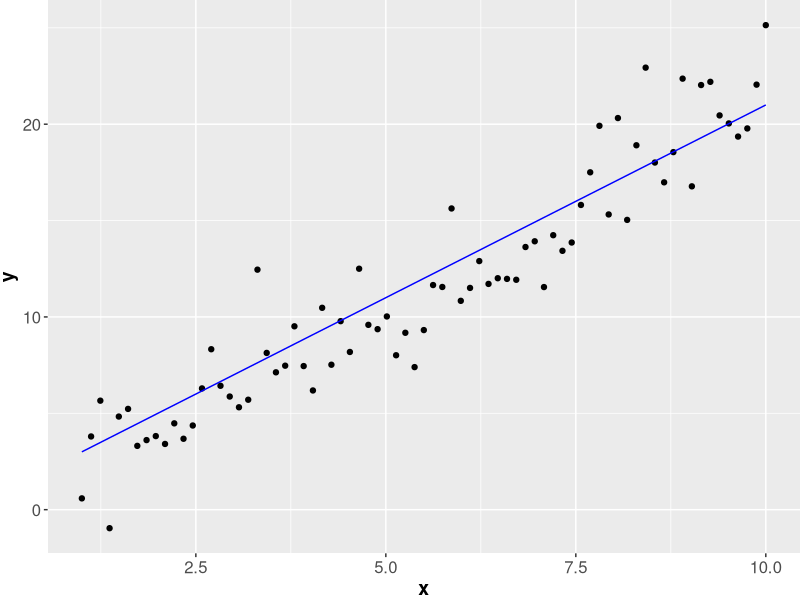
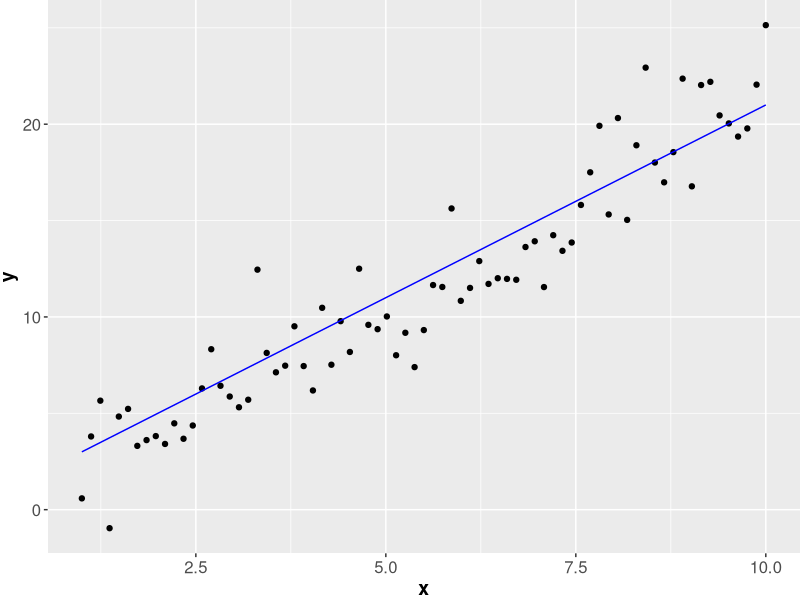

These figures' R source, in order:
#### create example graph regression
#######
#libraries
library(ggplot2)

#######
# Create sample data
set.seed(1234)

#number of data points
n <- 75

# errors
sd <- 2
eps <- rnorm(n = n , mean = 0, sd = sd)

# x values
x <- seq (1,10,length.out = n)

#linear model 
b0 <- 1
b1 <- 2
y <- b0 + b1*x + eps


#####
#perfect model 
model <- b0 + b1*x

data <- data.frame(x = x, y = y, model = model) 


regression_plot <- ggplot(data = data, mapping = aes(x = x, y=y)) +
    geom_point() +
    geom_line (aes(x =x, y= model), color = "blue")+
  theme(axis.text=element_text(size=12),
        axis.title=element_text(size=14,face="bold"))+
  theme(plot.margin=grid::unit(c(0,0,0,0), "mm"))
    

regression_plot

ggsave(filename = "figure/ml-basics-supervised-regression-task.png",plot = regression_plot, width = 4.5, height = 3, units = "in")
